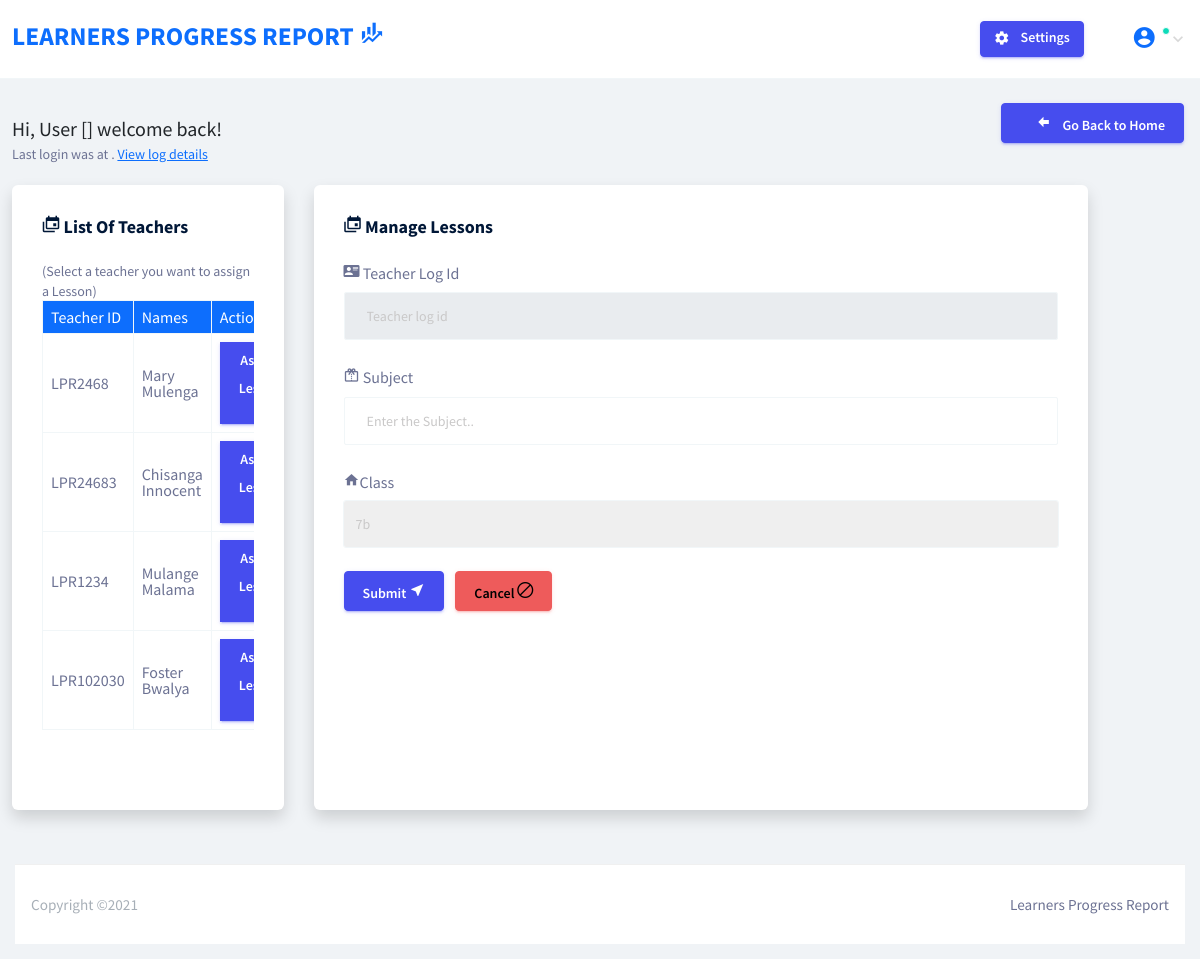
Screenshot of /template/pages/forms/manage_lessons.php (signed in) with the database file from the repository.
### tables this page shows
CREATE TABLE IF NOT EXISTS `users` (
  `user_id` int(11) NOT NULL AUTO_INCREMENT,
  `user_log_id` varchar(255) NOT NULL,
  `fullnames` varchar(255) NOT NULL,
  `phone` varchar(255) NOT NULL,
  `password` varchar(255) NOT NULL,
  `user_type` varchar(255) NOT NULL,
  `status` varchar(20) NOT NULL,
  PRIMARY KEY (`user_id`)
);

### template/pages/forms/manage_lessons.php (the view, shortened to what this page needs)
<?php
  require "../../processing/db_config.php";
  if (!$_SESSION['userid']) {
    header("location: ../index.php?login=you_nned_to_login");
  }else{
  $user = $_SESSION['user_log_id'];
  $get_time = mysqli_query($conn_db, "SELECT * FROM logs WHERE user_id = '$user' ORDER BY logid ASC");
  $log_row = mysqli_fetch_array($get_time);
?>
<!DOCTYPE html>
<html lang="en">
  <head>
  <link rel="stylesheet" href="../../vendors/mdi/css/materialdesignicons.min.css">
  <link rel="stylesheet" href="../../vendors/base/vendor.bundle.base.css">
  <link rel="stylesheet" href="../../vendors/select2/select2.min.css">
  <link rel="stylesheet" href="../../vendors/select2-bootstrap-theme/select2-bootstrap.min.css">
  <link rel="stylesheet" href="../../css/style.css">
  </head>
  <body>
    <div class="container-scroller">
    <div class="horizontal-menu">
      <nav class="navbar top-navbar col-lg-12 col-12 p-0">
        <div class="container-fluid">
          <div class="navbar-menu-wrapper d-flex align-items-center justify-content-between">
              <div class="text-center navbar-brand-wrapper d-flex align-items-center justify-content-center">
                  <h3 class="text-primary text-uppercase" style="font-weight: bold; font-size: 25.5px;"> Learners Progress Report  <i class="mdi mdi-finance"></i></h3>
              </div>
              <ul class="navbar-nav navbar-nav-right">
                  <li class="nav-item dropdown d-lg-flex d-none">
                  <button type="button" class="btn btn-primary btn-sm"><i class="mdi mdi-settings text-white"></i> Settings</button>
                </li>
                <li class="nav-item nav-profile dropdown">
                  <a class="nav-link dropdown-toggle" href="#" data-bs-toggle="dropdown" id="profileDropdown">
                    <span class="online-status"></span>
                    <i class="mdi mdi-account-circle text-primary" style="font-size: 25px;"></i>
                  </a>
                </li>
            </ul>
          </div>
        </div>
      </nav>
    </div>
		<div class="container-fluid page-body-wrapper">
			<div class="main-panel">
				<div class="content-wrapper">
					<div class="row">
						<div class="col-sm-6 mb-4 mb-xl-0">
							<div class="d-lg-flex align-items-center">
								<div class="py-3">
									<h3 class="text-dark font-weight-bold mb-2">Hi, User [<?php echo $_SESSION['user_log_id']; ?>] welcome back!</h3>
									<h6 class="font-weight-normal mb-2">Last login was at <?php echo $log_row['log_time'];  ?>. <a href="#">View log details</a></h6>
								</div>
							</div>
						</div>
						<div class="col-sm-6">
							<div class="d-flex align-items-center justify-content-md-end">
								<div class="pe-1 mb-3 mb-xl-0">
										<a href="../../index.php" type="button" class="btn btn-primary btn-icon-text">
                      <i class="mdi mdi-arrow-left-bold btn-icon-append p-2"></i>
											Go Back to Home
									</a>
								</div>
							</div>
						</div>
					</div>
					<div class="row">
            <div class="col-md-3 grid-margin stretch-card">
              <div class="card shadow">
                <div class="card-body">
                  <h4 class="card-title"><i class="mdi mdi-calendar-multiple"></i> List of Teachers </h4>
                  <small style="margin-bottom: 2rem;">(Select a teacher you want to assign a Lesson)</small>
                  <div class="table-responsive" style="height: 30rem;">
                    <table class="table table-bordered table-hover">
                    <thead class="bg-primary text-white">
                      <tr>
                        <th>Teacher ID</th>
                        <th>Names</th>
                        <th>Actions</th>
                      </tr>
                    </thead>
                    <tbody>
                      <?php
                             require "../../processing/db_config.php";
                             $get_teachers = "SELECT * FROM users";
                               $query_get_teachers = mysqli_query($conn_db, $get_teachers);
                             if ($query_get_teachers) {
                               if (mysqli_num_rows($query_get_teachers) == null || mysqli_num_rows($query_get_teachers) == 0) {
                                 echo '<tr>
                                      <td>Empty</td>
                                      <td>Empty</td>
                                      <td>
                                      Empty
                                      Empty
                                    </td>
                                    </tr>';
                               }else{
                                while ($row_get_teachers = mysqli_fetch_array($query_get_teachers)) {
                                 echo '<tr>
                                      <td>'.$row_get_teachers["user_log_id"].'</td>
                                       <td>'.$row_get_teachers["fullnames"].'</td>
                                      <td>';
                                  echo '<button value="'.$row_get_teachers["user_log_id"].'" class="btn btn-primary rounded-0" onclick="getValue(this.value)">Assign a Lesson <i class="mdi mdi-plus"></i></button>
                                    </td>
                                    </tr>';
                               }
                               }
                             }else{
                              echo "Error :".mysqli_error($conn_db);
                             }
                            ?>
                    </tbody>
                  </table>
                  </div>
                </div>
              </div>
            </div>
            <div class="col-md-8 grid-margin stretch-card">
              <div class="card shadow">
                <div class="card-body">
                  <h4 class="card-title"><i class="mdi mdi-calendar-multiple"></i> Manage Lessons </h4>
                  <form class="form" method="POST">
                    <div class="form-group">
                      <label for="input-group-append"><i class="mdi mdi-account-card-details"></i> Teacher Log Id</label>
                      <input type="text" class="form-control" id="userId" name="userid" placeholder="Teacher log id" readonly required>
                    </div>
                    <div class="form-group">
                      <label for="exampleInputEmail1"><i class="mdi mdi-paper-cut-vertical"></i> Subject </label>
                      <input type="text" class="form-control" id="exampleInputEmail1" name="subject" placeholder="Enter the Subject.." required>
                    </div>
                    <div class="form-group">
                      <label for="exampleInputPassword1"><i class="mdi mdi-home"></i>Class</label>
                      <select class="form-control py-3" name="class_st">
                        <?php
                         require "../../processing/db_config.php";
                         $get_classes = mysqli_query($conn_db, "SELECT * FROM class");
                         while ($row_get_classes = mysqli_fetch_array($get_classes)) {
                           echo '<option>'.$row_get_classes["class"].'</option>';
                         }
                        ?>
                      </select>
                    </div>
                    <button type="submit" class="btn btn-primary me-2" name="assignTeacher">Submit <i class="mdi mdi-near-me"></i></button>
                    <button class="btn btn-danger">Cancel <i class="mdi mdi-block-helper"></i></button>
                  </form>
                </div>
              </div>
            </div>
          </div>
				</div>
				<footer class="footer">
          <div class="footer-wrap">
            <div class="d-sm-flex justify-content-center justify-content-sm-between">
              <span class="text-muted text-center text-sm-left d-block d-sm-inline-block">Copyright ©</a>2021</span>
              <span class="float-none float-sm-right d-block mt-1 mt-sm-0 text-center">Learners Progress Report</span>
            </div>
          </div>
        </footer>
			</div>
		</div>
    </div>
  </body>
</html>
<?php
  }
?>

### rows the page displays
users: user_log "LPR2468", fullnames "Mary Mulenga"
users: user_log "LPR24683", fullnames "Chisanga Innocent"
users: user_log "LPR1234", fullnames "Mulange Malama"
users: user_log "LPR102030", fullnames "Foster Bwalya"

### other values shown
form field class_st "7b"
